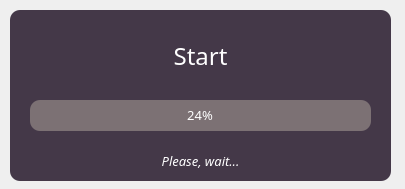
<?xml version="1.0" encoding="UTF-8"?>
<ui version="4.0">
 <class>Form</class>
 <widget class="QWidget" name="Form">
  <property name="geometry">
   <rect>
    <x>0</x>
    <y>0</y>
    <width>405</width>
    <height>189</height>
   </rect>
  </property>
  <property name="cursor">
   <cursorShape>ArrowCursor</cursorShape>
  </property>
  <property name="windowTitle">
   <string>Form</string>
  </property>
  <property name="styleSheet">
   <string notr="true"/>
  </property>
  <widget class="QFrame" name="frame">
   <property name="geometry">
    <rect>
     <x>10</x>
     <y>10</y>
     <width>381</width>
     <height>171</height>
    </rect>
   </property>
   <property name="styleSheet">
    <string notr="true">QFrame {
	border-radius: 10px;
	background-color: rgb(68, 56, 72)
}</string>
   </property>
   <property name="frameShape">
    <enum>QFrame::StyledPanel</enum>
   </property>
   <property name="frameShadow">
    <enum>QFrame::Raised</enum>
   </property>
   <widget class="QProgressBar" name="progressBar">
    <property name="geometry">
     <rect>
      <x>20</x>
      <y>90</y>
      <width>341</width>
      <height>31</height>
     </rect>
    </property>
    <property name="font">
     <font>
      <family>Showcard Gothic</family>
      <pointsize>10</pointsize>
      <weight>50</weight>
      <bold>false</bold>
     </font>
    </property>
    <property name="styleSheet">
     <string notr="true">QProgressBar{
	background-color: rgb(124, 113, 116);
	border-radius: 10px;
	color: white;
}

QProgressBar::chunk{
	border-radius: 10px;
	background-color: qlineargradient(spread:pad, x1:0, y1:0, x2:1, y2:0, stop:0
rgba(201, 87, 149, 225), stop:1 rgba(179, 65, 244, 225));
}</string>
    </property>
    <property name="value">
     <number>24</number>
    </property>
    <property name="alignment">
     <set>Qt::AlignCenter</set>
    </property>
    <property name="orientation">
     <enum>Qt::Horizontal</enum>
    </property>
    <property name="textDirection">
     <enum>QProgressBar::TopToBottom</enum>
    </property>
   </widget>
   <widget class="QLabel" name="label">
    <property name="geometry">
     <rect>
      <x>20</x>
      <y>30</y>
      <width>341</width>
      <height>41</height>
     </rect>
    </property>
    <property name="font">
     <font>
      <family>Showcard Gothic</family>
      <pointsize>18</pointsize>
      <weight>50</weight>
      <bold>false</bold>
     </font>
    </property>
    <property name="styleSheet">
     <string notr="true">QLabel{
	color: white;
}</string>
    </property>
    <property name="text">
     <string>Loading...</string>
    </property>
    <property name="alignment">
     <set>Qt::AlignCenter</set>
    </property>
   </widget>
   <widget class="QLabel" name="label_file">
    <property name="geometry">
     <rect>
      <x>20</x>
      <y>130</y>
      <width>341</width>
      <height>41</height>
     </rect>
    </property>
    <property name="font">
     <font>
      <family>Californian FB</family>
      <pointsize>10</pointsize>
      <weight>50</weight>
      <italic>true</italic>
      <bold>false</bold>
     </font>
    </property>
    <property name="styleSheet">
     <string notr="true">QLabel{
	color: white;
}</string>
    </property>
    <property name="text">
     <string>Please, wait...</string>
    </property>
    <property name="alignment">
     <set>Qt::AlignCenter</set>
    </property>
   </widget>
   <widget class="QPushButton" name="pushButton">
    <property name="geometry">
     <rect>
      <x>90</x>
      <y>10</y>
      <width>201</width>
      <height>71</height>
     </rect>
    </property>
    <property name="font">
     <font>
      <family>Showcard Gothic</family>
      <pointsize>18</pointsize>
     </font>
    </property>
    <property name="cursor">
     <cursorShape>PointingHandCursor</cursorShape>
    </property>
    <property name="styleSheet">
     <string notr="true">QPushButton{
	border-radius: 10px;
	color: white;
	background-color: rgb(68, 56, 72);
}</string>
    </property>
    <property name="text">
     <string>Start</string>
    </property>
    <property name="autoExclusive">
     <bool>false</bool>
    </property>
    <property name="default">
     <bool>false</bool>
    </property>
    <property name="flat">
     <bool>false</bool>
    </property>
   </widget>
  </widget>
 </widget>
 <resources/>
 <connections/>
</ui>
